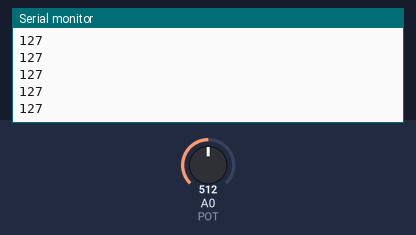
A sketch run on a simulated Arduino Uno, built with avr-gcc and run on an emulated ATmega328P. Parts: the last lines printed to the serial monitor. Inputs (shaded band) come from the test bench; at power-on: A0 (POT) = 512.

Above: at 1.2 s.
1.3 s: A0 (POT) set to 716
At 1.32 s:
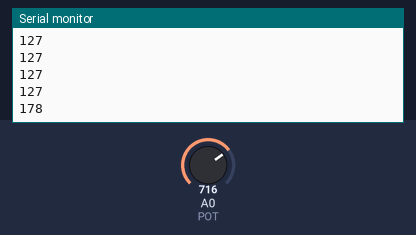
2.8 s: A0 (POT) set to 900
At 2.83 s:
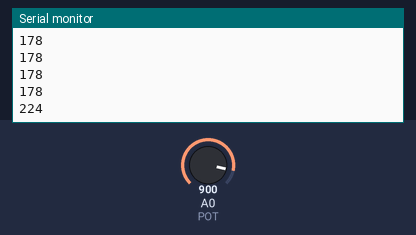
Timing chart, 0 to 5.8 s (numbered marks = the images above; inputs shaded):
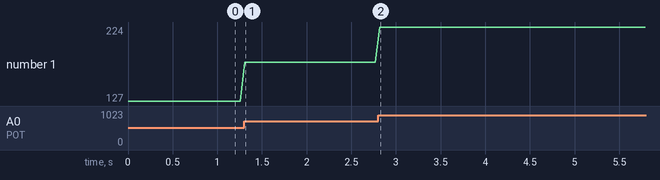

Measured:
- after the input at 1.3 s, the serial monitor: prints a new line at once (image 1)
- after the input at 2.8 s, the serial monitor: prints a new line at once (image 2)
- plotted number 1: 127 → 178 after the input at 1.3 s, 178 → 224 after the input at 2.8 s

The sketch:

potPreProPrint.ino
```cpp
const int POT = A0;

void setup() {
  // put your setup code here, to run once:
  Serial.begin(115200);
}

void loop() {
  // put your main code here, to run repeatedly:

  int val = map(analogRead(POT), 0, 1023, 0, 255);
  Serial.println(val);

  delay(50);
}
```
